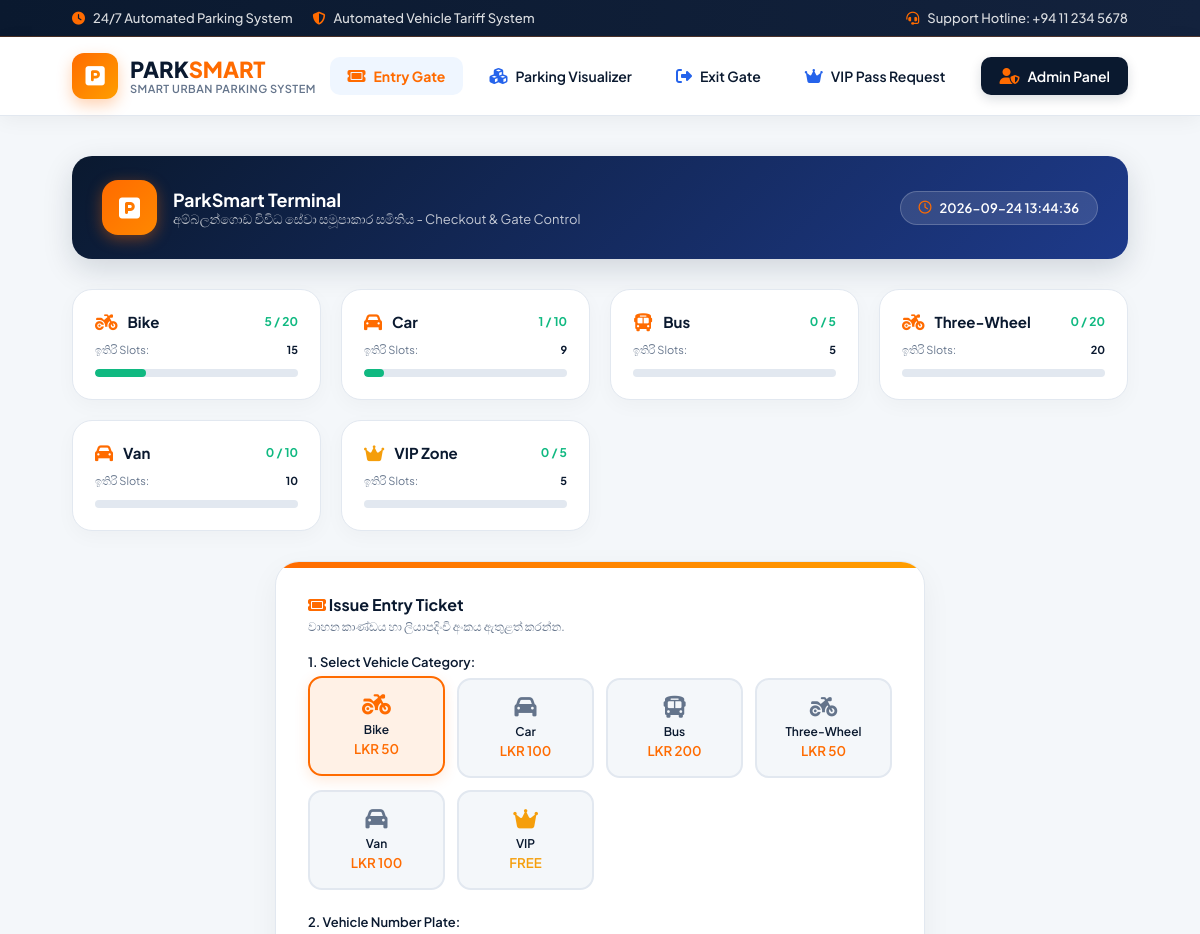
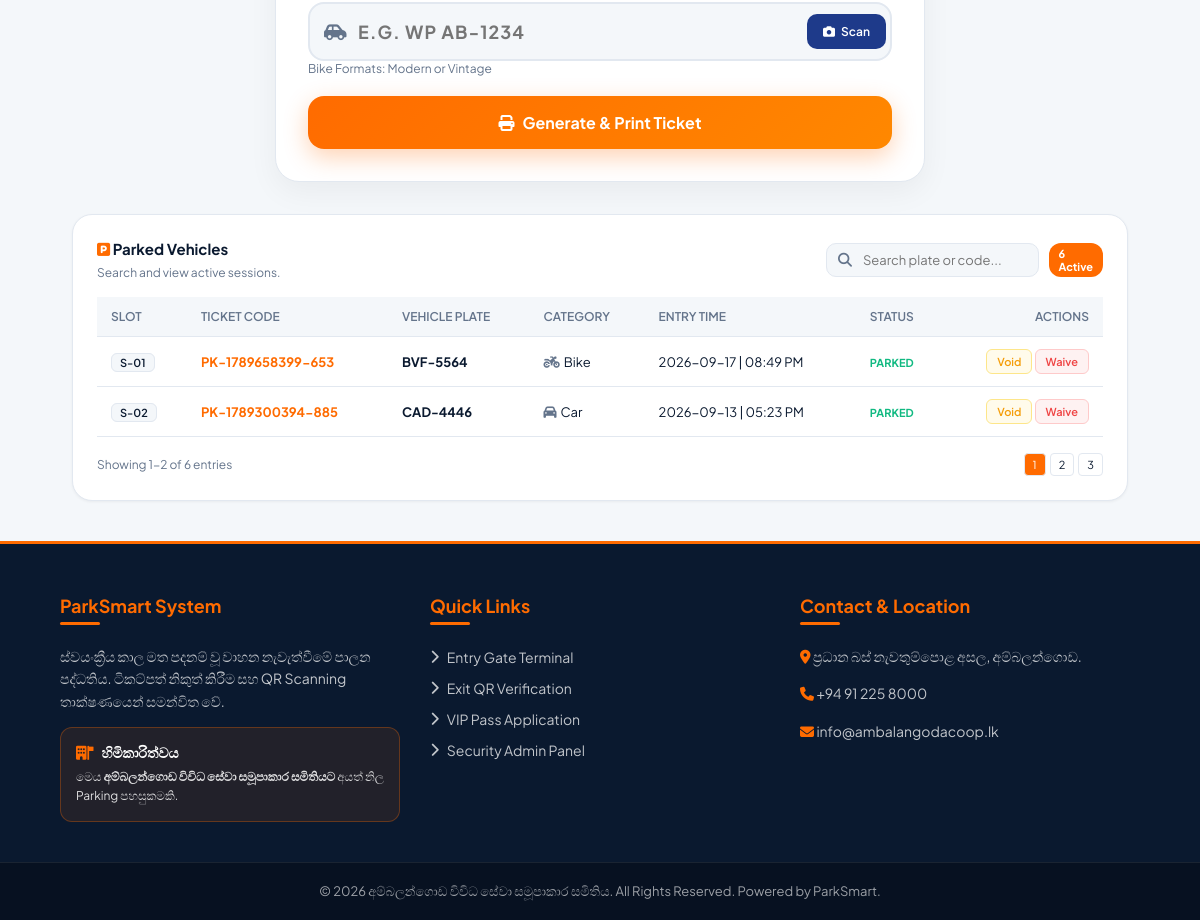
Page /dashboard.php on the committed database (2 pictures, top to bottom).
### tables this page shows
CREATE TABLE IF NOT EXISTS `vehicle_types` (
  `id` int(11) NOT NULL AUTO_INCREMENT,
  `type_name` varchar(50) NOT NULL,
  `hourly_rate` decimal(10,2) NOT NULL DEFAULT 0.00,
  `created_at` timestamp NOT NULL DEFAULT current_timestamp(),
  PRIMARY KEY (`id`)
);

CREATE TABLE IF NOT EXISTS `tickets` (
  `id` int(11) NOT NULL AUTO_INCREMENT,
  `ticket_code` varchar(50) NOT NULL,
  `vehicle_number` varchar(20) NOT NULL,
  `vehicle_type_id` int(11) NOT NULL,
  `entry_time` datetime NOT NULL,
  `exit_time` datetime DEFAULT NULL,
  `duration_hours` int(11) NOT NULL DEFAULT 0,
  `total_fee` decimal(10,2) NOT NULL DEFAULT 0.00,
  `status` enum(
    'PARKED',
    'COMPLETED',
    'VOID_REQUESTED',
    'VOIDED',
    'CANCEL_REQUESTED',
    'CANCELLED',
    'REJECTED'
  ) NOT NULL DEFAULT 'PARKED',
  `is_vip` tinyint(1) NOT NULL DEFAULT 0,
  `action_reason` text DEFAULT NULL,
  `requested_by` varchar(100) DEFAULT NULL,
  `requested_at` datetime DEFAULT NULL,
  `reviewed_by` varchar(100) DEFAULT NULL,
  `reviewed_at` datetime DEFAULT NULL,
  `admin_notes` text DEFAULT NULL,
  `created_at` timestamp NOT NULL DEFAULT current_timestamp(),
  PRIMARY KEY (`id`),
  UNIQUE KEY `unique_ticket_code` (`ticket_code`),
  KEY `fk_tickets_vehicle_types` (`vehicle_type_id`),
  KEY `idx_ticket_vehicle_status` (`vehicle_number`,`status`),
  KEY `idx_ticket_entry_time` (`entry_time`),
  KEY `idx_ticket_status` (`status`)
);

### dashboard.php (the view, shortened to what this page needs)
<?php
require_once 'config/db.php';
function park_category_key($type_name) {
    $n = strtolower($type_name);
    if (strpos($n, 'bike') !== false || strpos($n, 'wheel') !== false)  return 'bike';
    if (strpos($n, 'bus')  !== false || strpos($n, 'lorry') !== false
        || strpos($n, 'heavy') !== false)                              return 'bus';
    return 'car';
}
$category_limits = [
    'bike' => 20,
    'car'  => 10,
    'bus'  => 5,
    'vip'  => 5,
];
function park_limit($type_name) {
    global $category_limits;
    $key = park_category_key($type_name);
    return isset($category_limits[$key]) ? $category_limits[$key] : 10;
}
function park_icon($type_name) {
    switch (park_category_key($type_name)) {
        case 'bike': return 'fa-motorcycle';
        case 'bus':  return 'fa-bus';
        default:     return 'fa-car';
    }
}
function park_row_icon($type_name, $is_vip) {
    return $is_vip ? 'fa-crown' : park_icon($type_name);
}
$ticket_generated = false;
$vip_entry_created = false;
$vip_entry_data = null;
include 'includes/header.php';
?>
<div class="terminal-header no-print">
    <div class="terminal-info">
        <div class="terminal-avatar"><i class="fa-solid fa-square-parking"></i></div>
        <div>
            <h2 style="font-size: 18px; font-weight: 700; margin: 0;">ParkSmart Terminal</h2>
            <p style="font-size: 13px; color: rgba(255,255,255,0.75);">අම්බලන්ගොඩ විවිධ සේවා සමූපාකාර සමිතිය - Checkout & Gate Control</p>
        </div>
    </div>
    <div class="live-clock-badge">
        <i class="fa-regular fa-clock" style="color: var(--primary);"></i>
        <span id="liveClock"><?php echo date('Y-m-d H:i:s'); ?></span>
    </div>
</div>
<div class="slots-grid no-print">
    <?php
    $counts = [];
    $cnt_res = $conn->query("SELECT vehicle_type_id, COUNT(*) AS c FROM tickets WHERE status = 'PARKED' AND is_vip = 0 GROUP BY vehicle_type_id");
    while ($c = $cnt_res->fetch_assoc()) {
        $counts[(int) $c['vehicle_type_id']] = (int) $c['c'];
    }
    $types_res = $conn->query("SELECT * FROM vehicle_types ORDER BY id ASC");
    while ($t_row = $types_res->fetch_assoc()):
        $t_id    = (int) $t_row['id'];
        $t_name  = $t_row['type_name'];
        $p_count = isset($counts[$t_id]) ? $counts[$t_id] : 0;
        $limit   = park_limit($t_name);
        $percentage = $limit > 0 ? min(100, round(($p_count / $limit) * 100)) : 0;
        $bar_color  = "var(--success)";
        $icon      = park_icon($t_name);
        $remaining = max(0, $limit - $p_count);
    ?>
    <div class="slot-card">
        <div class="slot-card-header">
            <span class="slot-card-title">
                <i class="fa-solid <?php echo $icon; ?>"></i>
                <?php echo htmlspecialchars($t_name); ?>
            </span>
            <span style="font-size: 12px; font-weight: 700; color: <?php echo $bar_color; ?>;">
                <?php echo $p_count; ?> / <?php echo $limit; ?>
            </span>
        </div>
        <div style="font-size: 11px; color: var(--text-muted); display: flex; justify-content: space-between;">
            <span>ඉතිරි Slots:</span>
            <strong style="color: var(--text-dark);"><?php echo $remaining; ?></strong>
        </div>
        <div class="slot-progress-bg">
            <div class="slot-progress-fill" style="width: <?php echo $percentage; ?>%; background: <?php echo $bar_color; ?>;"></div>
        </div>
    </div>
    <?php endwhile; ?>
    <?php
    $vip_legacy_res = $conn->query("SELECT COUNT(*) AS c FROM tickets WHERE status='PARKED' AND is_vip=1");
    $vip_session_res = $conn->query("SELECT COUNT(*) AS c FROM vip_parking_sessions WHERE status='PARKED'");
    $vip_count = (int)($vip_legacy_res->fetch_assoc()['c'] ?? 0) + (int)($vip_session_res->fetch_assoc()['c'] ?? 0);
    $vip_limit   = isset($category_limits['vip']) ? $category_limits['vip'] : 5;
    $vip_bar_color  = "var(--success)";
    $vip_remaining = max(0, $vip_limit - $vip_count);
    ?>
    <div class="slot-card">
        <div class="slot-card-header">
            <span class="slot-card-title">
                <i class="fa-solid fa-crown" style="color: var(--warning);"></i>
                VIP Zone
            </span>
            <span style="font-size: 12px; font-weight: 700; color: <?php echo $vip_bar_color; ?>;">
                <?php echo $vip_count; ?> / <?php echo $vip_limit; ?>
            </span>
        </div>
        <div style="font-size: 11px; color: var(--text-muted); display: flex; justify-content: space-between;">
            <span>ඉතිරි Slots:</span>
            <strong style="color: var(--text-dark);"><?php echo $vip_remaining; ?></strong>
        </div>
        <div class="slot-progress-bg">
        </div>
    </div>
</div>
<?php if ($vip_entry_created): ?>
<div class="ticket-display" id="vipEntryConfirmation">
    <div class="ticket-badge" style="background:rgba(245,158,11,0.1);color:var(--warning);">
        <i class="fa-solid fa-circle-check"></i> VIP AUTHORIZED
    </div>
    <h3 style="margin: 4px 0; font-weight: 700;">VIP ENTRY REGISTERED</h3>
    <p style="font-size: 12px; color: var(--text-muted); margin-bottom: 12px;">No ticket issued for this vehicle.</p>
    <div class="ticket-info-grid">
        <div class="ticket-info-row"><span>Vehicle No:</span><strong><?php echo htmlspecialchars($vip_entry_data['v_num']); ?></strong></div>
        <div class="ticket-info-row"><span>Slot:</span><strong style="color:var(--warning);"><?php echo htmlspecialchars($vip_entry_data['slot']); ?></strong></div>
        <div class="ticket-info-row"><span>Entry Time:</span><span><?php echo date('Y-m-d | h:i A', strtotime($vip_entry_data['time'])); ?></span></div>
        <div class="ticket-info-row"><span>Fee:</span><strong style="color:var(--success);">FREE</strong></div>
    </div>
    <div class="no-print" style="margin-top:16px;">
        <a href="dashboard.php" class="btn-print" style="text-decoration:none;">
            Next Vehicle
        </a>
    </div>
</div>
<?php elseif (!$ticket_generated): ?>
<div class="entry-card no-print">
    <div style="margin-bottom: 20px;">
        <h3 style="font-size: 16px; font-weight: 700; color: var(--text-dark); margin: 0 0 4px 0;"><i class="fa-solid fa-ticket" style="color: var(--primary);"></i> Issue Entry Ticket</h3>
        <p style="font-size: 12px; color: var(--text-muted); margin: 0;">වාහන කාණ්ඩය හා ලියාපදිංචි අංකය ඇතුළත් කරන්න.</p>
    </div>
    <form action="dashboard.php" method="POST" id="entryForm" onsubmit="return validatePlateFormat();">
        <label style="display: block; font-weight: 600; font-size: 13px; margin-bottom: 8px;">1. Select Vehicle Category:</label>
        <div class="vehicle-selector">
            <?php
            $res   = $conn->query("SELECT * FROM vehicle_types ORDER BY id ASC");
            while ($row = $res->fetch_assoc()):
                $v_icon   = park_icon($row['type_name']);
            ?>
            <label class="vehicle-option">
                <div class="vehicle-box">
                    <i class="fa-solid <?php echo $v_icon; ?>"></i>
                    <span style="font-size: 12px; font-weight: 600; display: block; color: var(--text-dark);"><?php echo htmlspecialchars($row['type_name']); ?></span>
                    <small style="color: var(--primary); font-weight: 600;">LKR <?php echo number_format($row['hourly_rate'], 0); ?></small>
                </div>
            </label>
            <?php endwhile; ?>
            <label class="vehicle-option">
                <div class="vehicle-box">
                    <i class="fa-solid fa-crown" style="color: var(--warning);"></i>
                    <span style="font-size: 12px; font-weight: 600; display: block; color: var(--text-dark);">VIP</span>
                    <small style="color: var(--warning); font-weight: 600;">FREE</small>
                </div>
            </label>
        </div>
        <label style="display: block; font-weight: 600; font-size: 13px; margin-bottom: 6px;">2. Vehicle Number Plate:</label>
        <div class="plate-input-container">
            <div class="plate-input-wrapper">
                <i class="fa-solid fa-car-side"></i>
                <input type="text" id="vehicle_number" name="vehicle_number" class="plate-input" placeholder="e.g. WP CAB-1234" required autofocus autocomplete="off">
                <button type="button" class="btn-scan-trigger" onclick="startCameraScanner()">
                    <i class="fa-solid fa-camera"></i> Scan
                </button>
            </div>
            <span class="format-hint" id="formatHint">Formats: Modern (WP CAB-1234) or Vintage (19-1234)</span>
        </div>
        <button type="submit" name="generate_ticket" class="btn-issue" id="entrySubmitBtn">
            <i class="fa-solid fa-print" id="entrySubmitIcon"></i>
            <span id="entrySubmitText">Generate &amp; Print Ticket</span>
        </button>
    </form>
</div>
<?php endif; ?>
<div class="parking-table-card no-print" id="parkedTableSection">
    <?php
    $active_vehicles = $conn->query(
        "SELECT t.*, vt.type_name
           FROM tickets t
           JOIN vehicle_types vt ON t.vehicle_type_id = vt.id
          WHERE t.status = 'PARKED'
          ORDER BY t.entry_time DESC"
    );
    $active_vip_vehicles = $conn->query(
        "SELECT v.*, 'VIP Vehicle' AS type_name
           FROM vip_parking_sessions v
          WHERE v.status = 'PARKED'
          ORDER BY v.entry_time DESC"
    );
    $regular_parked_count = $active_vehicles ? $active_vehicles->num_rows : 0;
    $vip_parked_count = $active_vip_vehicles ? $active_vip_vehicles->num_rows : 0;
    $total_parked = $regular_parked_count + $vip_parked_count;
    ?>
    <div class="table-header-flex">
        <div>
            <h3 style="font-size: 15px; color: var(--text-dark); font-weight: 700; margin: 0 0 2px 0;">
                <i class="fa-solid fa-square-parking" style="color: var(--primary);"></i> Parked Vehicles
            </h3>
            <span style="font-size: 12px; color: var(--text-muted);">Search and view active sessions.</span>
        </div>
        <div style="display: flex; align-items: center; gap: 10px;">
            <div class="table-search-box">
                <i class="fa-solid fa-magnifying-glass"></i>
                <input type="text" id="parkedSearchInput" class="table-search-input" placeholder="Search plate or code..." onkeyup="filterParkedTable()">
            </div>
            <span style="background: var(--primary); color: white; padding: 4px 10px; border-radius: 12px; font-size: 11px; font-weight: 700;">
                <?php echo $total_parked; ?> Active
            </span>
        </div>
    </div>
    <div style="overflow-x: auto;">
        <table class="custom-table" id="parkedTable">
            <thead>
                <tr>
                    <th>Slot</th>
                    <th>Ticket Code</th>
                    <th>Vehicle Plate</th>
                    <th>Category</th>
                    <th>Entry Time</th>
                    <th>Status</th>
                    <th style="text-align: right;">Actions</th>
                </tr>
            </thead>
            <tbody>
                <?php
                    $slot_index = 1;
                    while ($active_vehicles && ($row = $active_vehicles->fetch_assoc())):
                ?>
                <tr class="parked-row">
                    <td>
                        <span style="background: var(--bg-main); color: var(--text-dark); padding: 2px 8px; border-radius: 6px; font-weight: 600; font-size: 11px; border: 1px solid var(--border);">
                            S-<?php echo sprintf('%02d', $slot_index++); ?>
                        </span>
                    </td>
                    <td>
                        <strong style="color: var(--primary); font-size: 13px;"><?php echo htmlspecialchars($row['ticket_code']); ?></strong>
                    </td>
                    <td style="text-transform: uppercase; font-weight: 700; font-size: 13px;"><?php echo htmlspecialchars($row['vehicle_number']); ?></td>
                    <td><i class="fa-solid <?php echo park_row_icon($row['type_name'], $row['is_vip']); ?>" style="color: var(--text-muted); margin-right: 4px;"></i><?php echo htmlspecialchars($row['type_name']); ?></td>
                    <td><?php echo date('Y-m-d | h:i A', strtotime($row['entry_time'])); ?></td>
                    <td>
                        <span style="color: var(--success); font-size: 11px; font-weight: 700;">
                            PARKED
                        </span>
                    </td>
                    <td style="text-align: right;">
                        <button type="button" class="btn-tbl-void" onclick="triggerActionModal(<?php echo (int) $row['id']; ?>, 'VOID_REQUESTED', '<?php echo htmlspecialchars($row['ticket_code']); ?>', '<?php echo htmlspecialchars($row['vehicle_number']); ?>')">
                            Void
                        </button>
                        <button type="button" class="btn-tbl-cancel" onclick="triggerActionModal(<?php echo (int) $row['id']; ?>, 'CANCEL_REQUESTED', '<?php echo htmlspecialchars($row['ticket_code']); ?>', '<?php echo htmlspecialchars($row['vehicle_number']); ?>')">
                            Waive
                        </button>
                    </td>
                </tr>
                <?php endwhile; ?>
            </tbody>
        </table>
    </div>
    <div class="pagination-footer">
        <span id="showingRecordCount">Showing entries</span>
        <div style="display: flex; gap: 4px;" id="paginationBtns"></div>
    </div>
</div>
<?php include 'includes/footer.php'; ?>

### rows in the picture
vehicle_types: type_name "Bike", id "5", type_name "20", remaining "15", hourly_rate "50"
vehicle_types: type_name "Car", id "1", type_name "10", remaining "9", hourly_rate "100"
vehicle_types: type_name "Bus", id "0", type_name "5", remaining "5", hourly_rate "200"
vehicle_types: type_name "Three-Wheel", id "0", type_name "20", remaining "20", hourly_rate "50"
vehicle_types: type_name "Van", id "0", type_name "10", remaining "10", hourly_rate "100"
tickets: ticket_code "PK-1789658399-653", vehicle_number "BVF-5564", is_vip 0 (drawn), vehicle_type.type_name "Bike", entry_time "2026-09-17 | 08:49 PM"
tickets: ticket_code "PK-1789300394-885", vehicle_number "CAD-4446", is_vip 0 (drawn), vehicle_type.type_name "Car", entry_time "2026-09-13 | 05:23 PM"

### other values in the picture
$vip_count "0"
$vip_limit "5"
$vip_remaining "5"
$total_parked "6"
